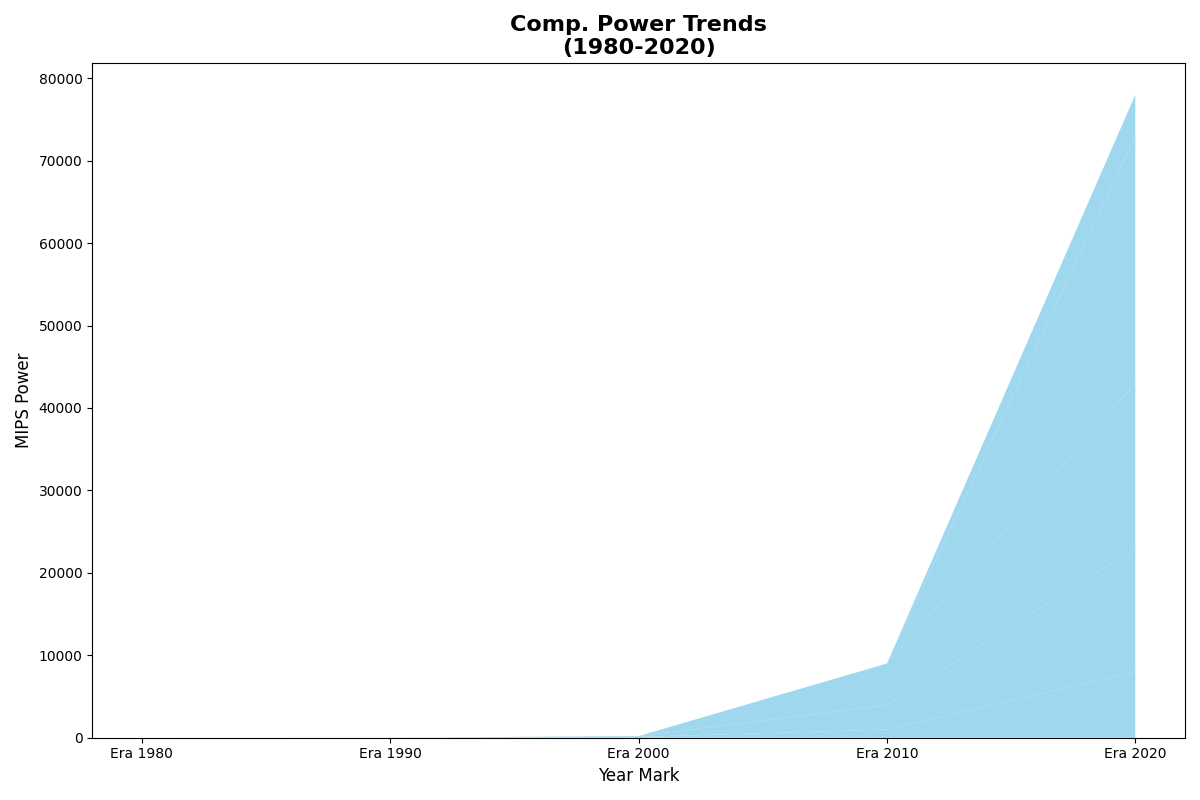

Recreate this plot in Python.
import matplotlib.pyplot as plt
import numpy as np

decades = np.array([1980, 1990, 2000, 2010, 2020])
single_core_mips = np.array([1, 10, 100, 1000, 8000])
multi_core_mips = np.array([0, 0, 100, 3000, 15000])
gpu_acceleration_mips = np.array([0, 0, 0, 5000, 20000])
cloud_computing_mips = np.array([0, 0, 0, 0, 30000])
quantum_computing_mips = np.array([0, 0, 0, 0, 5000])

colors = ['#87CEEB' for _ in range(5)] 

fig, ax = plt.subplots(figsize=(12, 8))

ax.stackplot(decades, single_core_mips, multi_core_mips, gpu_acceleration_mips, cloud_computing_mips, quantum_computing_mips,
             colors=colors, 
             alpha=0.8)

# Randomly altered textual elements
ax.set_title('Comp. Power Trends\n(1980-2020)', fontsize=16, fontweight='bold')
ax.set_xlabel('Year Mark', fontsize=12)
ax.set_ylabel('MIPS Power', fontsize=12)

ax.set_xticks(decades)
ax.set_xticklabels([f"Era {decade}" for decade in decades], fontsize=10)

plt.tight_layout()
plt.show()
